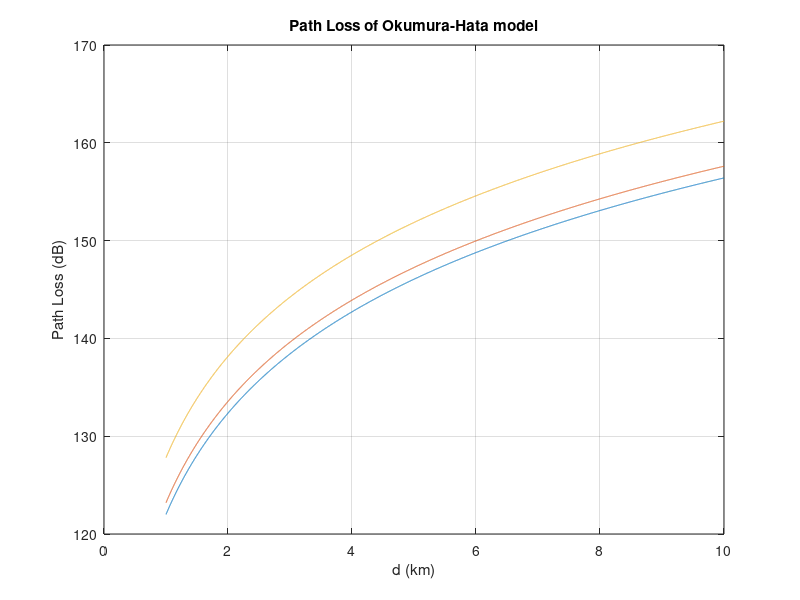
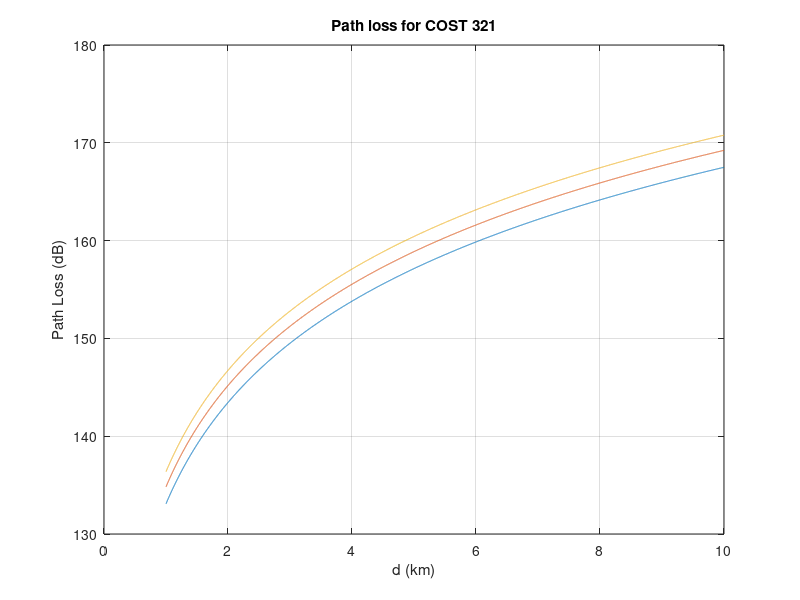
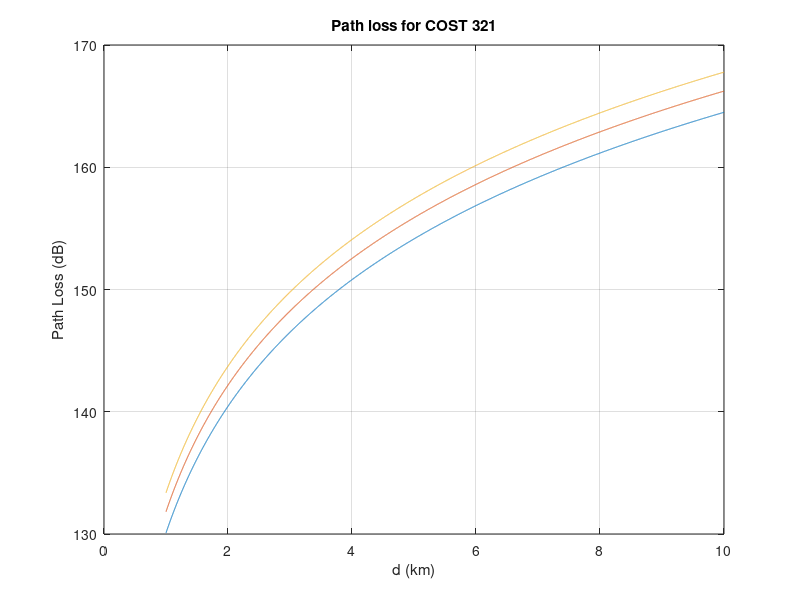

Reproduce these figures in MATLAB, in order.
% Okumura-Hata model

d = 1:0.001:10; %distance in metres
ht = 40; %transmitting antenna height
hr = 3; %receiving antenna height
%MHz
fc1 = 900 * (1);
fc2 = 1 * (10^3);
fc3 = 1.5 * (10^3);

%correction factor for large cities
ahr = 3.2*(log10(11.75*hr)).^2 - 4.97; 

Lurban1 = 69.55 + 26.16*log10(fc1) + (44.9 - 6.55*log10(ht))*log10(d) - 13.82*log10(ht) - ahr;
Lurban2 = 69.55 + 26.16*log10(fc2) + (44.9 - 6.55*log10(ht))*log10(d) - 13.82*log10(ht) - ahr;
Lurban3 = 69.55 + 26.16*log10(fc3) + (44.9 - 6.55*log10(ht))*log10(d) - 13.82*log10(ht) - ahr;

figure(1);
plot(d,Lurban1);
title('Path Loss of Okumura-Hata model');
xlabel('d (km)');
ylabel('Path Loss (dB)');
grid on;
hold on;

plot(d,Lurban2);
plot(d,Lurban3);

%COST 231 extension
cm = 3; %metropolitan city
%MHz
fc1 = 1.6 * (10^3);
fc2 = 1.8 * (10^3);
fc3 = 2 * (10^3);

Lurban1 = 46.3 + 33.9*log10(fc1) + (44.9 - 6.55*log10(ht))*log10(d) - 13.82*log10(ht) - ahr + cm;
Lurban2 = 46.3 + 33.9*log10(fc2) + (44.9 - 6.55*log10(ht))*log10(d) - 13.82*log10(ht) - ahr + cm;
Lurban3 = 46.3 + 33.9*log10(fc3) + (44.9 - 6.55*log10(ht))*log10(d) - 13.82*log10(ht) - ahr + cm;

figure(2);
plot(d,Lurban1);
title('Path loss for COST 321');
xlabel('d (km)');
ylabel('Path Loss (dB)');
grid on;
hold on;

plot(d,Lurban2);
plot(d,Lurban3);

cm = 0; %medium sized city

Lurban1 = 46.3 + 33.9*log10(fc1) + (44.9 - 6.55*log10(ht))*log10(d) - 13.82*log10(ht) - ahr + cm;
Lurban2 = 46.3 + 33.9*log10(fc2) + (44.9 - 6.55*log10(ht))*log10(d) - 13.82*log10(ht) - ahr + cm;
Lurban3 = 46.3 + 33.9*log10(fc3) + (44.9 - 6.55*log10(ht))*log10(d) - 13.82*log10(ht) - ahr + cm;

figure(3);
plot(d,Lurban1);
title('Path loss for COST 321');
xlabel('d (km)');
ylabel('Path Loss (dB)');
grid on;
hold on;

plot(d,Lurban2);
plot(d,Lurban3);
